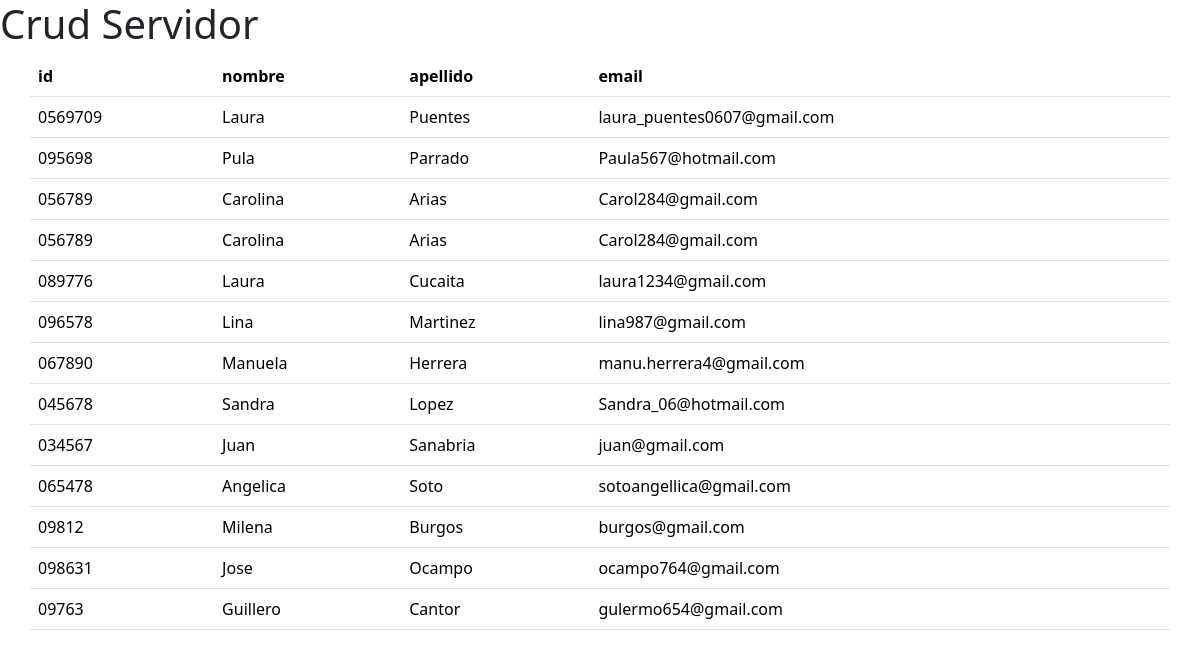
The page / on the database its author committed.
### tables this page shows
CREATE TABLE `datos` (
  `id` varchar(100) NOT NULL,
  `Nombre` varchar(100) NOT NULL,
  `Apellido` varchar(100) NOT NULL,
  `Email` varchar(100) NOT NULL,
  `Usuario` varchar(100) NOT NULL,
  `Edad` varchar(100) NOT NULL,
  `Documento` varchar(100) NOT NULL,
  `Nacionalidad` varchar(100) NOT NULL,
  `Pais_residencia` varchar(100) NOT NULL,
  `Ciudad` varchar(100) NOT NULL,
  `Direccion` varchar(100) NOT NULL,
  `Localidad` varchar(100) NOT NULL,
  `Telefono` varchar(100) NOT NULL,
  `Telefono_movil` varchar(100) NOT NULL,
  `Codigo_postal` varchar(100) NOT NULL,
  `Password` varchar(100) NOT NULL
);

### index.php (the view, shortened to what this page needs)
<!DOCTYPE html>
<html lang="en">
<head>
    <link href="https://cdn.jsdelivr.net/npm/bootstrap@5.3.2/dist/css/bootstrap.min.css" rel="stylesheet">
</head>
<body>
    <?php
        require("./conexion.php");
        try {
            $query = "SELECT * FROM datos";
            $statement = $base->query($query);
            $resultados = $statement->fetchAll(PDO::FETCH_ASSOC);
        } catch (PDOException $e) {
            echo "Error en la consulta: " . $e->getMessage();
        }
    ?>
<table class="table container">
    <h1>Crud Servidor</h1>
            <tr>
                <th>id</th>
                <th>nombre</th>
                <th>apellido</th>
                <th>email</th>
            </tr>
            <?php
            foreach ($resultados as $datos) {
                echo "<tr>";
                echo "<td>". $datos["id"]."</td>";
                echo "<td>". $datos["Nombre"]."</td>";
                echo "<td>". $datos["Apellido"]."</td>";
                echo "<td>". $datos["Email"]."</td>";
                echo "</tr>";
            }
            ?>
                    </table>
</body>
</html>

### rows shown on the page
datos: id "0569709", Nombre "Laura", Apellido "Puentes", Email "laura_puentes0607@gmail.com"
datos: id "095698", Nombre "Pula", Apellido "Parrado", Email "Paula567@hotmail.com"
datos: id "056789", Nombre "Carolina", Apellido "Arias", Email "Carol284@gmail.com"
datos: id "056789", Nombre "Carolina", Apellido "Arias", Email "Carol284@gmail.com"
datos: id "089776", Nombre "Laura", Apellido "Cucaita", Email "laura1234@gmail.com"
datos: id "096578", Nombre "Lina", Apellido "Martinez", Email "lina987@gmail.com"
datos: id "067890", Nombre "Manuela", Apellido "Herrera", Email "manu.herrera4@gmail.com"
datos: id "045678", Nombre "Sandra", Apellido "Lopez", Email "Sandra_06@hotmail.com"
datos: id "034567", Nombre "Juan", Apellido "Sanabria", Email "juan@gmail.com"
datos: id "065478", Nombre "Angelica", Apellido "Soto", Email "sotoangellica@gmail.com"
datos: id "09812", Nombre "Milena", Apellido "Burgos", Email "burgos@gmail.com"
datos: id "098631", Nombre "Jose", Apellido "Ocampo", Email "ocampo764@gmail.com"
datos: id "09763", Nombre "Guillero", Apellido "Cantor", Email "gulermo654@gmail.com"
